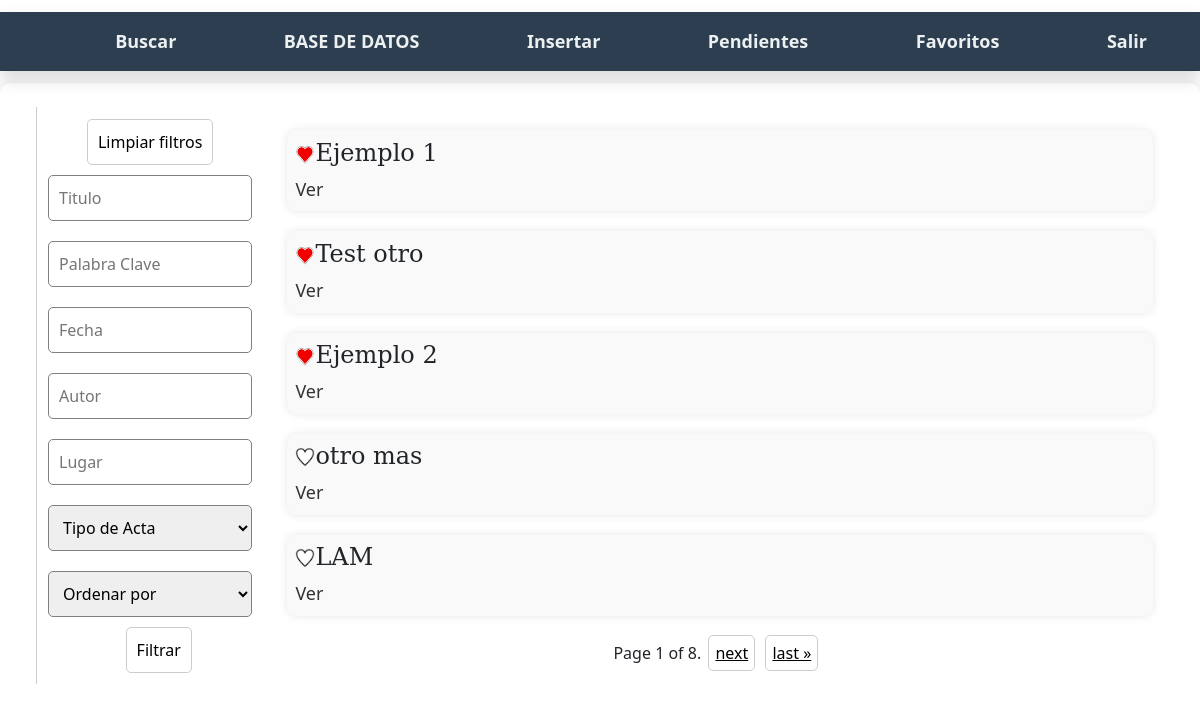
The app's page / (signed in) with its own data.
### Documents/models.py (models this page shows, shortened)
class ApprovedDocuments(models.Model):
    image = models.ImageField(upload_to='document_images/', default='document_images/default.jpg')
    name = models.CharField(max_length=200)
    text = models.TextField()
    xml_file = models.TextField(default='')

### Documents/views.py (the view, shortened to what this page needs)
# urls.py: path('', views.search, name='index'),
def search(request, from_fav=False):
    documents = ApprovedDocuments.objects.all()
    pagination_size = 5
    try:
        user = User.objects.get(username=request.user.username)
        profile = Profile.objects.get(user=user)
        fav_docs = profile.fav_docs.all()
    except:
        fav_docs = None
    if not from_fav:
        try:
            title = request.POST['title']
        except:
            if request.session.get('filtered', None):
                documents = [ApprovedDocuments.objects.get(pk=i) for i in request.session['filtered']]
            paginator = Paginator(documents, pagination_size)
            page_number = request.GET.get('page')
            page_obj = paginator.get_page(page_number)
            return render(request, 'docs/search.html', {'docs': documents, 'page_obj': page_obj,
                                                        'fav_docs': fav_docs})

### templates/docs/search.html (shortened to what this page needs)
{% extends 'base/main.html' %}
{% block content %}
    {% load static %}
    <div class="search-page">
    <div class="filter_block">
    <button type="button" onclick="window.location.href='/clean'">Limpiar filtros</button>
    <form action="/search/" method="post">
        <input type="text" name="title" placeholder="Titulo">
        <input type="text" name="kw" placeholder="Palabra Clave" class="kw">
        <input type="number" name="date" placeholder="Fecha" class="date">
        <input type="text" name="author" placeholder="Autor" class="autor">
        <input type="text" name="place" placeholder="Lugar" class="place">
        <select name="type" class="type">
            <option value="0" selected>Tipo de Acta</option>
        </select>
        <select name="order-by" class="order-by">
            <option value="0" selected>Ordenar por</option>
        </select>
        <button type="submit">Filtrar</button>
    </form>
    </div>
    <div class="docs">
    {% if docs %}
        {% for doc in page_obj %}
            <div class="doc">
            <div class="heading" style="display: flex">
                {% if user.is_authenticated %}
                    {% if doc in fav_docs %}
                        <a href="/rem_fav/{{ doc.id }}?page={{ page_obj.number }}">
                            <img src="/static/red-heart.png" alt="Favorito">
                        </a>
                    {% else %}
                        <a href="/add_fav/{{ doc.id }}?page={{ page_obj.number }}">
                            <img src="/static/black-heart.png" alt="Favorito">
                        </a>
                    {% endif %}
                {% endif %}
                <h2>{{ doc.name }}</h2>
            </div>
                <a href="/doc/{{ doc.id }}?page={{ page_obj.number }}">Ver</a>
            </div>
        {% endfor %}
        <div class="pagination">
        <span class="step-links">
            <span class="current">
                Page {{ page_obj.number }} of {{ page_obj.paginator.num_pages }}.
            </span>
            {% if page_obj.has_next %}
                <a href="?page={{ page_obj.next_page_number }}">next</a>
                <a href="?page={{ page_obj.paginator.num_pages }}">last &raquo;</a>
            {% endif %}
        </span>
    </div>
    {% else %}
        <h2 class="no-results">No se encontraron documentos</h2>
    {% endif %}
    </div>
    </div>
{% endblock %}

### records on screen
ApprovedDocuments: name "Ejemplo 1"
ApprovedDocuments: name "Test otro"
ApprovedDocuments: name "Ejemplo 2"
ApprovedDocuments: name "otro mas"
ApprovedDocuments: name "LAM"

### other values on screen
{{ page_obj.number }} "1"
{{ page_obj.paginator.num_pages }} "8"
